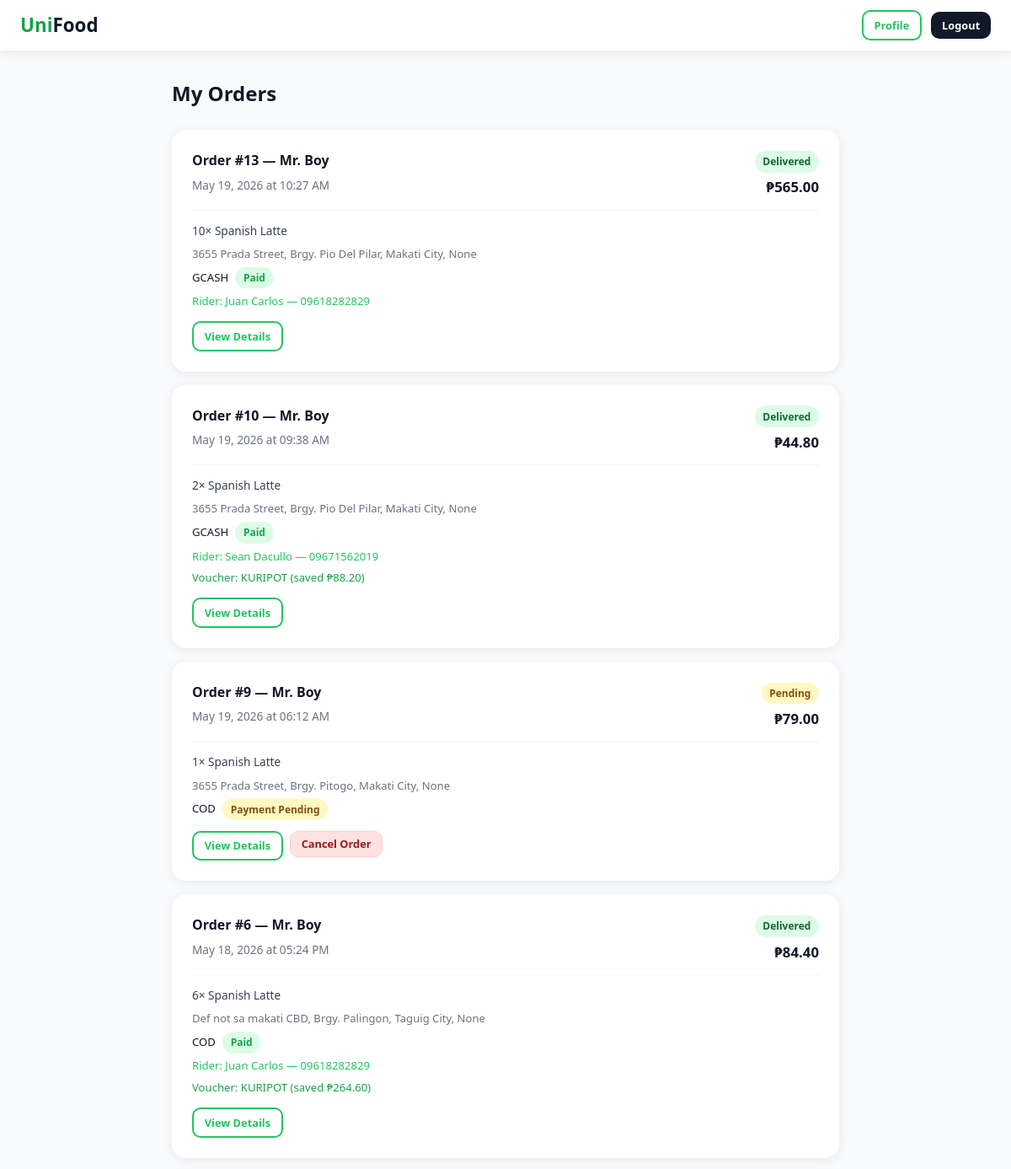
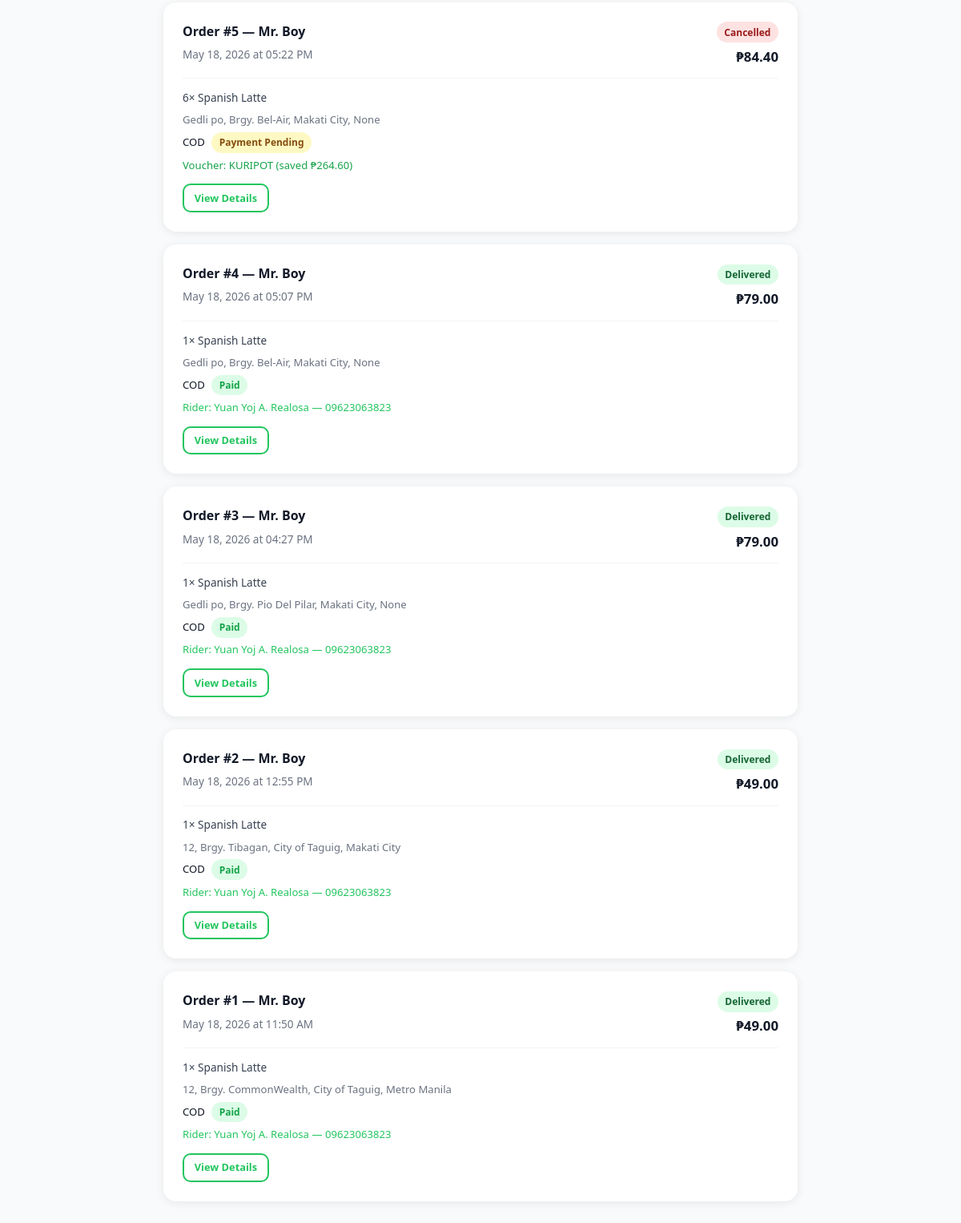
Screenshot of /customer/orders (signed in) with the database file from the repository (2 pictures, top to bottom).
### models.py (models this page shows, shortened)
class Order(db.Model):
    __tablename__ = 'orders'
    id = db.Column(db.Integer, primary_key=True)
    customer_id = db.Column(db.Integer, db.ForeignKey('customers.id'), nullable=False)
    vendor_id = db.Column(db.Integer, db.ForeignKey('vendors.id'), nullable=False)
    rider_id = db.Column(db.Integer, db.ForeignKey('riders.id'), nullable=True)
    voucher_id = db.Column(db.Integer, db.ForeignKey('vouchers.id'), nullable=True)
    status = db.Column(db.String(30), default='pending')
    payment_method = db.Column(db.String(20))
    payment_status = db.Column(db.String(20), default='pending')
    subtotal = db.Column(db.Float, default=0)
    discount = db.Column(db.Float, default=0)
    total = db.Column(db.Float, default=0)
    delivery_address = db.Column(db.String(255))
    province = db.Column(db.String(100))
    region = db.Column(db.String(100))
    city = db.Column(db.String(100))
    barangay = db.Column(db.String(100))
    gcash_reference = db.Column(db.String(50))
    notes = db.Column(db.Text)
    proof_of_delivery = db.Column(db.String(255))
    delivery_phase = db.Column(db.String(30), default='going_to_vendor')
    shipping_fee = db.Column(db.Float, default=0.0)   # rider\'s delivery earnings
    distance_km = db.Column(db.Float, nullable=True)  # calculated vendor→customer distance
    created_at = db.Column(db.DateTime, default=datetime.utcnow)
    updated_at = db.Column(db.DateTime, default=datetime.utcnow, onupdate=datetime.utcnow)
    items = db.relationship('OrderItem', backref='order', lazy=True,
                            cascade='all, delete-orphan')
    voucher = db.relationship('Voucher', backref='orders', lazy=True)

class Vendor(db.Model):
    __tablename__ = 'vendors'
    id = db.Column(db.Integer, primary_key=True)
    shop_name = db.Column(db.String(100), nullable=False)
    email = db.Column(db.String(120), unique=True, nullable=False)
    password_hash = db.Column(db.String(256), nullable=False)
    phone = db.Column(db.String(20))
    cover_banner = db.Column(db.String(255))
    shop_logo = db.Column(db.String(255))
    shop_type = db.Column(db.String(50), default='restaurant')  # restaurant, cafe, bakery, etc.
    address = db.Column(db.String(255))
    business_address = db.Column(db.String(255))
    business_city = db.Column(db.String(100))
    vendor_barangay = db.Column(db.String(100))  # used for shipping distance calc
    description = db.Column(db.Text)
    proposal = db.Column(db.Text)
    status = db.Column(db.String(20), default='pending')
    created_at = db.Column(db.DateTime, default=datetime.utcnow)
    categories = db.relationship('Category', backref='vendor', lazy=True,
                                 cascade='all, delete-orphan')
    menu_items = db.relationship('MenuItem', backref='vendor', lazy=True,
                                 cascade='all, delete-orphan')
    orders = db.relationship('Order', backref='vendor', lazy=True,
                              foreign_keys='Order.vendor_id')

class OrderItem(db.Model):
    __tablename__ = 'order_items'
    id = db.Column(db.Integer, primary_key=True)
    order_id = db.Column(db.Integer, db.ForeignKey('orders.id'), nullable=False)
    menu_item_id = db.Column(db.Integer, db.ForeignKey('menu_items.id'), nullable=True)
    name = db.Column(db.String(100), nullable=False)
    quantity = db.Column(db.Integer, nullable=False)
    price = db.Column(db.Float, nullable=False)
    selected_addons = db.relationship('OrderItemAddon', backref='order_item',
                                      lazy=True, cascade='all, delete-orphan')

class Rider(db.Model):
    __tablename__ = 'riders'
    id = db.Column(db.Integer, primary_key=True)
    name = db.Column(db.String(100), nullable=False)
    email = db.Column(db.String(120), unique=True, nullable=False)
    password_hash = db.Column(db.String(256))
    phone = db.Column(db.String(20))
    vehicle_type = db.Column(db.String(50))
    license_number = db.Column(db.String(50))
    id_number = db.Column(db.String(50))
    profile_picture = db.Column(db.String(255))  # uploaded profile photo
    cor_document = db.Column(db.String(255))
    school_id_document = db.Column(db.String(255))
    psa_document = db.Column(db.String(255))
    unit_photo = db.Column(db.String(255))
    plate_photo = db.Column(db.String(255))
    valid_license = db.Column(db.String(255))
    drivers_license = db.Column(db.String(255))
    status = db.Column(db.String(20), default='pending')
    rejection_reason = db.Column(db.Text)
    is_online = db.Column(db.Boolean, default=False)
    location = db.Column(db.String(255))
    current_lat = db.Column(db.Float, nullable=True)
    current_lng = db.Column(db.Float, nullable=True)
    avg_rating = db.Column(db.Float, default=5.0)
    total_ratings = db.Column(db.Integer, default=0)
    total_accepted = db.Column(db.Integer, default=0)
    total_offered = db.Column(db.Integer, default=0)
    created_at = db.Column(db.DateTime, default=datetime.utcnow)
    orders = db.relationship('Order', backref='rider', lazy=True)

class Voucher(db.Model):
    __tablename__ = 'vouchers'
    id = db.Column(db.Integer, primary_key=True)
    code = db.Column(db.String(50), unique=True, nullable=False)
    discount_value = db.Column(db.Float, nullable=False)
    max_discount = db.Column(db.Float)
    discount_type = db.Column(db.String(20), default='percentage')
    expiration_date = db.Column(db.DateTime)
    global_usage_limit = db.Column(db.Integer)
    per_user_limit = db.Column(db.Integer, default=1)
    is_active = db.Column(db.Boolean, default=True)
    created_at = db.Column(db.DateTime, default=datetime.utcnow)
    usages = db.relationship('VoucherUsage', backref='voucher', lazy=True)

### routes/customer.py (the view)
@customer_bp.route('/customer/orders')
@customer_required
def orders():
    customer = Customer.query.get(session['customer_id'])
    orders_list = Order.query.filter_by(customer_id=customer.id).order_by(
        Order.created_at.desc()).all()
    return render_template('customer/orders.html', customer=customer, orders=orders_list)

### routes/customer.py (called while the page is built)
def customer_required(f):
    @wraps(f)
    def decorated(*args, **kwargs):
        if 'customer_id' not in session:
            flash('Please log in to continue.', 'error')
            return redirect(url_for('customer.login'))
        customer = Customer.query.get(session['customer_id'])
        if not customer or customer.status in ('suspended', 'banned'):
            session.pop('customer_id', None)
            flash('Your account is not active.', 'error')
            return redirect(url_for('customer.login'))
        return f(*args, **kwargs)
    return decorated

### templates/customer/orders.html (shortened to what this page needs)
<!DOCTYPE html>
<html lang="en">
<head>
<link rel="stylesheet" href="{{ url_for('static', filename='css/main.css') }}">
</head>
<body>
<nav class="customer-nav"> <div class="nav-inner"> <a class="nav-logo" href="{{ url_for('customer.landing') }}">Uni<span>Food</span></a> <div class="nav-actions" style="margin-left:auto;"> <a href="{{ url_for('customer.profile') }}" class="btn btn-outline btn-sm"> Profile</a> <a href="{{ url_for('customer.logout') }}" class="btn btn-dark btn-sm">Logout</a> </div> </div>
</nav> <div class="main-content" style="max-width:840px;"> <h2 style="margin-bottom:1.5rem;"> My Orders</h2> {% if orders %}
  {% for order in orders %} <div class="card" style="margin-bottom:1rem;"> <div style="display:flex;justify-content:space-between;align-items:flex-start;flex-wrap:wrap;gap:.5rem;"> <div> <div style="font-weight:700;">Order #{{ order.id }} — {{ order.vendor.shop_name }}</div> <div style="font-size:.85rem;color:#6b7280;margin-top:.3rem;"> {{ order.created_at.strftime('%B %d, %Y at %I:%M %p') }} </div> </div> <div style="text-align:right;"> <span class="badge status-{{ order.status }}"> {{ order.status.replace('_',' ').title() }} </span> <div style="font-weight:700;font-size:1.05rem;margin-top:.3rem;"> ₱{{ '%.2f'|format(order.total) }} </div> </div> </div> <div style="margin-top:.8rem;padding-top:.8rem;border-top:1px solid #f3f4f6;"> <div style="font-size:.85rem;color:#374151;"> {% for item in order.items %} <span>{{ item.quantity }}× {{ item.name }}</span>{% if not loop.last %} &nbsp;·&nbsp; {% endif %}
        {% endfor %} </div> <div style="font-size:.82rem;color:#6b7280;margin-top:.4rem;"> {{ order.delivery_address }}, Brgy. {{ order.barangay }}, {{ order.city }}, {{ order.province }} </div> <div style="font-size:.82rem;margin-top:.3rem;"> {{ order.payment_method|upper }}
        {% if order.payment_status == 'paid' %} <span class="badge badge-success" style="margin-left:.3rem;">Paid</span> {% else %} <span class="badge badge-warning" style="margin-left:.3rem;">Payment Pending</span> {% endif %} </div> {% if order.rider %} <div style="font-size:.82rem;margin-top:.3rem;color:#22c55e;"> Rider: {{ order.rider.name }} — {{ order.rider.phone or '' }} </div> {% endif %}
      {% if order.voucher %} <div style="font-size:.82rem;margin-top:.3rem;color:#16a34a;"> Voucher: {{ order.voucher.code }} (saved &#8369;{{ '%.2f'|format(order.discount) }}) </div> {% endif %} </div> <div style="margin-top:.8rem;display:flex;gap:.5rem;flex-wrap:wrap;"> <a href="{{ url_for('customer.order_detail', order_id=order.id) }}" class="btn btn-outline btn-sm">View Details</a> {% if order.status in ('pending','preparing') %} <form method="POST" action="{{ url_for('customer.cancel_order', order_id=order.id) }}" onsubmit="return confirm('Cancel this order?');"> <button type="submit" class="btn btn-sm" style="background:#fee2e2;color:#991b1b;border:1px solid #fecaca;">Cancel Order</button> </form> {% endif %} </div> </div> {% endfor %}
  {% endif %}
</div>
</body>
</html>

### static/css/main.css (style rules this page uses)
:root { --green: #22c55e; --green-light: #4ade80; --green-pale: #dcfce7; --green-dark: #16a34a; --black: #111827; --gray-dark: #374151; --gray: #6b7280; --gray-light: #e5e7eb; --gray-pale: #f9fafb; --white: #ffffff; --danger: #ef4444; --warning: #f59e0b; --info: #3b82f6; --shadow: 0 2px 12px rgba(0,0,0,.08); --shadow-lg: 0 8px 30px rgba(0,0,0,.12); --radius: 10px; --radius-lg: 16px; }
*, *::before, *::after { box-sizing: border-box; margin: 0; padding: 0; }
html { font-size: 16px; scroll-behavior: smooth; }
body { font-family: 'Segoe UI', system-ui, -apple-system, sans-serif; background: var(--gray-pale); color: var(--black); line-height: 1.6; min-height: 100vh; }
a { color: var(--green-dark); text-decoration: none; }
input, select, textarea, button { font-family: inherit; }
h2 { font-size: 1.5rem; font-weight: 700; }
.btn { display: inline-flex; align-items: center; gap: .4rem; padding: .6rem 1.2rem; border: none; border-radius: var(--radius); font-size: .9rem; font-weight: 600; cursor: pointer; transition: all .2s; white-space: nowrap; }
.btn-outline { background: transparent; border: 2px solid var(--green); color: var(--green); }
.btn-dark { background: var(--black); color: var(--white); }
.btn-sm { padding: .35rem .8rem; font-size: .8rem; }
.card { background: var(--white); border-radius: var(--radius-lg); box-shadow: var(--shadow); padding: 1.5rem; margin-bottom: 1.5rem; }
.badge { display: inline-block; padding: .2rem .6rem; border-radius: 999px; font-size: .75rem; font-weight: 600; text-transform: capitalize; }
.badge-success { background: var(--green-pale); color: var(--green-dark); }
.badge-warning { background: #fef9c3; color: #854d0e; }
.customer-nav { background: var(--white); position: sticky; top: 0; z-index: 100; box-shadow: 0 2px 12px rgba(0,0,0,.08); }
.nav-inner { max-width: 1200px; margin: 0 auto; padding: .75rem 1.5rem; display: flex; align-items: center; gap: 1rem; }
.nav-logo { font-size: 1.4rem; font-weight: 800; color: var(--green-dark); }
.nav-logo span { color: var(--black); }
.nav-actions { display: flex; align-items: center; gap: .7rem; margin-left: auto; }
.status-pending { background: #fef9c3; color: #854d0e; }
.status-delivered { background: #dcfce7; color: #166534; }
.status-cancelled { background: #fee2e2; color: #991b1b; }
.main-content { max-width: 1200px; margin: 0 auto; padding: 2rem 1.5rem; }

### rows the page displays
Order: id "13", vendor.shop_name "Mr. Boy", created_at "May 19, 2026 at 10:27 AM", status.replace "Delivered", total "565.00", delivery_address "3655 Prada Street", barangay "Pio Del Pilar", city "Makati City", province "None", payment_method "GCASH", payment_status "Paid", rider.name "Juan Carlos", rider "09618282829"
OrderItem: quantity "10", name "Spanish Latte"
Order: id "10", vendor.shop_name "Mr. Boy", created_at "May 19, 2026 at 09:38 AM", status.replace "Delivered", total "44.80", delivery_address "3655 Prada Street", barangay "Pio Del Pilar", city "Makati City", province "None", payment_method "GCASH", payment_status "Paid", rider.name "Sean Dacullo", rider "09671562019", voucher.code "KURIPOT", discount "88.20"
OrderItem: quantity "2", name "Spanish Latte"
Order: id "9", vendor.shop_name "Mr. Boy", created_at "May 19, 2026 at 06:12 AM", status.replace "Pending", total "79.00", delivery_address "3655 Prada Street", barangay "Pitogo", city "Makati City", province "None", payment_method "COD", payment_status "Payment Pending"
OrderItem: quantity "1", name "Spanish Latte"
Order: id "6", vendor.shop_name "Mr. Boy", created_at "May 18, 2026 at 05:24 PM", status.replace "Delivered", total "84.40", delivery_address "Def not sa makati CBD", barangay "Palingon", city "Taguig City", province "None", payment_method "COD", payment_status "Paid", rider.name "Juan Carlos", rider "09618282829", voucher.code "KURIPOT", discount "264.60"
OrderItem: quantity "6", name "Spanish Latte"
Order: id "5", vendor.shop_name "Mr. Boy", created_at "May 18, 2026 at 05:22 PM", status.replace "Cancelled", total "84.40", delivery_address "Gedli po", barangay "Bel-Air", city "Makati City", province "None", payment_method "COD", payment_status "Payment Pending", voucher.code "KURIPOT", discount "264.60"
OrderItem: quantity "6", name "Spanish Latte"
Order: id "4", vendor.shop_name "Mr. Boy", created_at "May 18, 2026 at 05:07 PM", status.replace "Delivered", total "79.00", delivery_address "Gedli po", barangay "Bel-Air", city "Makati City", province "None", payment_method "COD", payment_status "Paid", rider.name "Yuan Yoj A. Realosa", rider "09623063823"
OrderItem: quantity "1", name "Spanish Latte"
Order: id "3", vendor.shop_name "Mr. Boy", created_at "May 18, 2026 at 04:27 PM", status.replace "Delivered", total "79.00", delivery_address "Gedli po", barangay "Pio Del Pilar", city "Makati City", province "None", payment_method "COD", payment_status "Paid", rider.name "Yuan Yoj A. Realosa", rider "09623063823"
OrderItem: quantity "1", name "Spanish Latte"
Order: id "2", vendor.shop_name "Mr. Boy", created_at "May 18, 2026 at 12:55 PM", status.replace "Delivered", total "49.00", delivery_address "12", barangay "Tibagan", city "City of Taguig", province "Makati City", payment_method "COD", payment_status "Paid", rider.name "Yuan Yoj A. Realosa", rider "09623063823"
OrderItem: quantity "1", name "Spanish Latte"
Order: id "1", vendor.shop_name "Mr. Boy", created_at "May 18, 2026 at 11:50 AM", status.replace "Delivered", total "49.00", delivery_address "12", barangay "CommonWealth", city "City of Taguig", province "Metro Manila", payment_method "COD", payment_status "Paid", rider.name "Yuan Yoj A. Realosa", rider "09623063823"
OrderItem: quantity "1", name "Spanish Latte"
